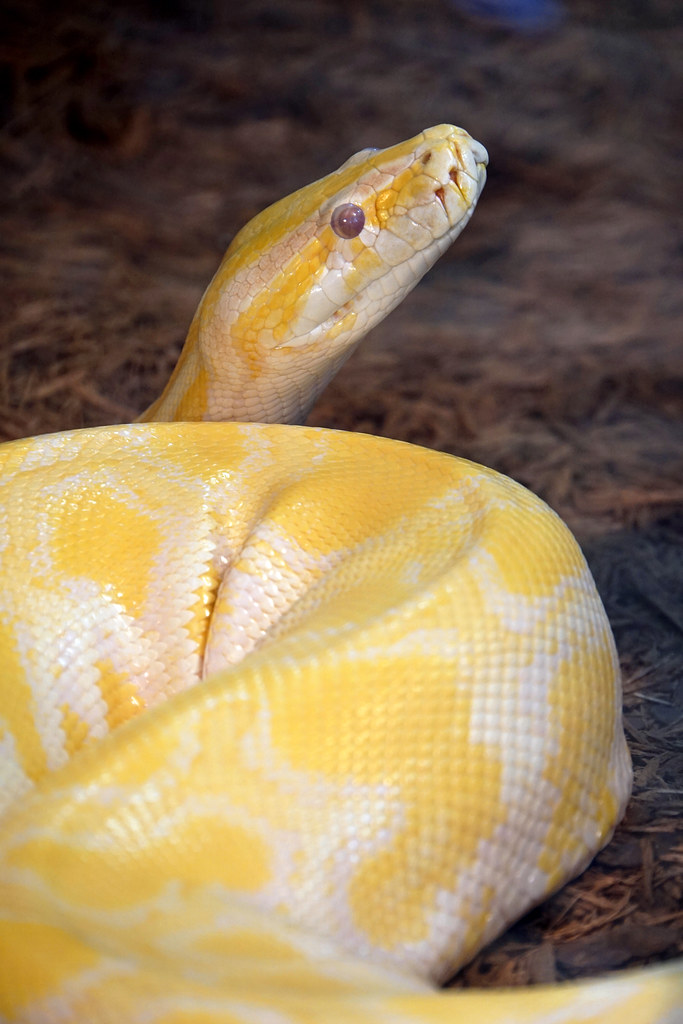
#> input picture Bernat_P/hw_8/2_python.jpg, 683 x 1024 px, found by its file name
$ jupyter execute --allow-errors HomeWork8.ipynb   (shell and % lines are left out)
#> lines starting #> are read from the running program, lines starting #| are printed output that depends on the picture
[cell 1]
class A:

  d = {}
  a = 3


  def __init__(self):
    pass

[cell 2]
class Myclass():

    @staticmethod
    def staticmethod_(x):
      print(x)
      print('static method called')

[cell 3]
Myclass.staticmethod_(5)

[cell 4]
my_obj = Myclass()
#> (the rest of this cell did not finish here and is left out)

Статический метод помогает в достижении инкапсуляции в классе, поскольку он не знает о состоянии текущего экземпляра. Кроме того, статические методы делают код более читабельным и повторно используемым, а также более удобным для импорта по сравнению с обычными функциями, поскольку каждую функцию не нужно отдельно импортировать.

[cell 5]
class Person():
    @staticmethod
    def is_adult(age):
        if age > 18:
            return True
        else:
            return False

[cell 6]
Person.is_adult(23)

[cell 7]
class MyClass:
    @classmethod
    def classmethod(cls):
        print(cls)
        print('Class method called')

[cell 8]
MyClass.classmethod()

@classmethod используется, когда вам нужно получить методы, не относящиеся к какому-либо конкретному экземпляру, но тем не менее, каким-то образом привязанные к классу. Самое интересное в них то, что их можно переопределить дочерними классами.

[cell 9]
class MyClass():

    TOTAL_OBJECTS=0

    def __init__(self):
        MyClass.TOTAL_OBJECTS = MyClass.TOTAL_OBJECTS+1

    @classmethod
    def total_objects(cls):
        print("Total objects: ",cls.TOTAL_OBJECTS)

# Создаем объекты
my_obj1 = MyClass()
my_obj2 = MyClass()
my_obj3 = MyClass()
# Вызываем classmethod
MyClass.total_objects()

Теперь, если мы унаследуем этот класс в дочерний класс и объявим там переменную TOTAL_OBJECTS и вызовем метод класса из дочернего класса, он вернет общее количество объектов для дочернего класса.

[cell 10]
class MyClass():

    TOTAL_OBJECTS=0

    def __init__(self):
        MyClass.TOTAL_OBJECTS = MyClass.TOTAL_OBJECTS+1

    @classmethod
    def total_objects(cls):
        print("Total objects: ", cls.TOTAL_OBJECTS)
# Создаем объекты родительского класса
my_obj1 = MyClass()
my_obj2 = MyClass()
# Создаем дочерний класс
class ChildClass(MyClass):
    TOTAL_OBJECTS=0
    pass
ChildClass.total_objects()

[cell 11]
my_obj_child_1 = ChildClass()
my_obj_child_2 = ChildClass()

[cell 12]
MyClass.total_objects()

[cell 13]
ChildClass.total_objects()

[cell 14]
class Person:
    def __init__(self, name, old):
        self.__name = name
        self.__old = old

    def get_old(self):
        return self.__old

    def set_old(self, old):
        self.__old = old

[cell 15]
p = Person('Сергей', 20)

[cell 16]
p.set_old(35)
print(p.get_old())

[cell 17]
class Person:
    def __init__(self, name, old):
        self.__name = name
        self.__old = old

    def get_old(self):
        print('Вызвал гетер')
        return self.__old

    def set_old(self, old):
        print('Вызвал сетер')
        self.__old = old

    old = property(get_old, set_old)

[cell 18]
p = Person('Сергей', 20)

[cell 19]
p.old

[cell 20]
p.old = 5

[cell 21]
p.old

[cell 22]
p.get_old()

[cell 23]
p.__dict__['old'] = 'old in object p'

[cell 24]
print(p.old, p.__dict__)

[cell 25]
class Person:
    def __init__(self, name, old):
        self.__name = name
        self.__old = old

    @property
    def old(self):
        return self.__old

    @old.setter
    def old(self, old):
        self.__old = old

    @old.deleter
    def old(self):
        del self.__old

[cell 26]
p = Person('Сергей', 20)

[cell 27]
p.old

[cell 28]
class Triangle:

  def __init__(self, s, h):
    self.s = s
    self.h = h

  # первый вариант, сеттер для h и s
  # проперти геттер на S
  # проперти сеттер для h и s
  @property
  def S(self):
    return self.s * self.h / 2

[cell 29]
tr = Triangle(5,4)

[cell 30]
tr.S

[cell 31]
tr.h = 100

### Ленивые операции И и ИЛИ
Если значение высказывания уже ясно исходя из значения левого операнда (того, что *слева* от оператора), то логический оператор "ленится" вычислять правый операнд. Иногда это бывает важно, особенно если вычисление правого операнда невозможно при условии истинности или ложности левого.

В большинстве случаев не важно, какое высказывание стоит слева, а какое справа от И и ИЛИ, поскольку таблица истинности от этого не зависит.
Но вот пример, когда мы явно пользуемся "ленивыми операциями":

[cell 32]
A = "UCAGAGCGGAUAGUGACGC"
i = 10

[cell 33]
i < len(A) and A[i] == 'U'

[cell 34]
A[i] == 'U' and i < len(A)

Если вам показалось, что второе выражение эквивалентно первому, то посмотрите на эту ошибку. Выражения абсолютно те же самые, но значение `i` другое, в результате во втором высказывании возникает ошибка:

[cell 35]
A = "UCAGAGCGGAUAGUGACGC"
i = 20

[cell 36]
i < len(A) and A[i] == 'U'

#> (a cell that did not finish here is left out)

### Функции all и any
Когда требуется осуществить длинное логическое И/ИЛИ с целой последовательностью булевых значений, используются функции `all` и `any`. Они работают с любыми итерируемыми объектами, а значит, их удобно использовать вкупе с генераторами.

Допустим, у студента-биолога есть два набора  матричных РНК. Он хочет определить, во всех ли отрезках есть кодон *метионина* — триплет нуклеотидных остатков, который кодирует аминокислоту *метионин*.

[cell 38]
methionine_code = "AUG"
A = ["GCAAUGGCA", "GCAGUAAAU", "CGAACCAGU"]
B = ["AUGGCAGCA", "GCAUGAAAU", "CGAACCAUG"]

[cell 39]
[methionine_code in gene for gene in A]

[cell 40]
[methionine_code in gene for gene in B]

[cell 41]
all(methionine_code in gene for gene in A)

[cell 42]
all(methionine_code in gene for gene in B)

А теперь его задача узнать, есть ли кодон *метионина* хоть в каком-нибудь отрезке из набора:

[cell 43]
any(methionine_code in gene for gene in A)

## NumPy и логические выражения

### Векторные логические операции
Как вы уже знаете, операции с массивами NumPy векторные, то есть они выполняются сразу со всеми элементами массива. Это касается не только домножений на число и применений функций NumPy, но и логических операций:

[cell 44]
import numpy as np
A = np.array([10, 53, 61, 23, 66, 12, 63, 63, 36, 77, 91, 82]).reshape((3, 4))
print(A)
print(A > 50)

Ценно то, что такой **массив логических значений может быть использован для доступа к элементам исходного массива** как на чтение, так и на запись. Для этого важно совпадение `shape` данных массивов. Можно считать, что логический массив является как бы "маской доступа" к элементам исходного массива.

Теперь мы можем занулить элементы по некоторому условию:

#> (a cell that did not finish here is left out)

[cell 46]
B = A.copy()
B[B > 50] *= 10
print(B)

Или поменять им знак:

[cell 47]
B = A.copy()
B[B > 50] *= -1  # Домножить на минус единицу.
print(B)

Тем же синтаксисом может быть выполнена операция с картинкой, изменяющая значение цветового канала пикселя по условию на значение этого канала пикселя.

[cell 48]
import matplotlib.pyplot as plt
image = plt.imread("2_python.jpg")
#> image is the input picture: shape (1024, 683, 3); mean R, G, B 147, 125.3, 92.5
plt.imshow(image)

[cell 49]
image.shape
#> Out = (1024, 683, 3)

[cell 50]
data = image.copy()
data[data > 220] = 0
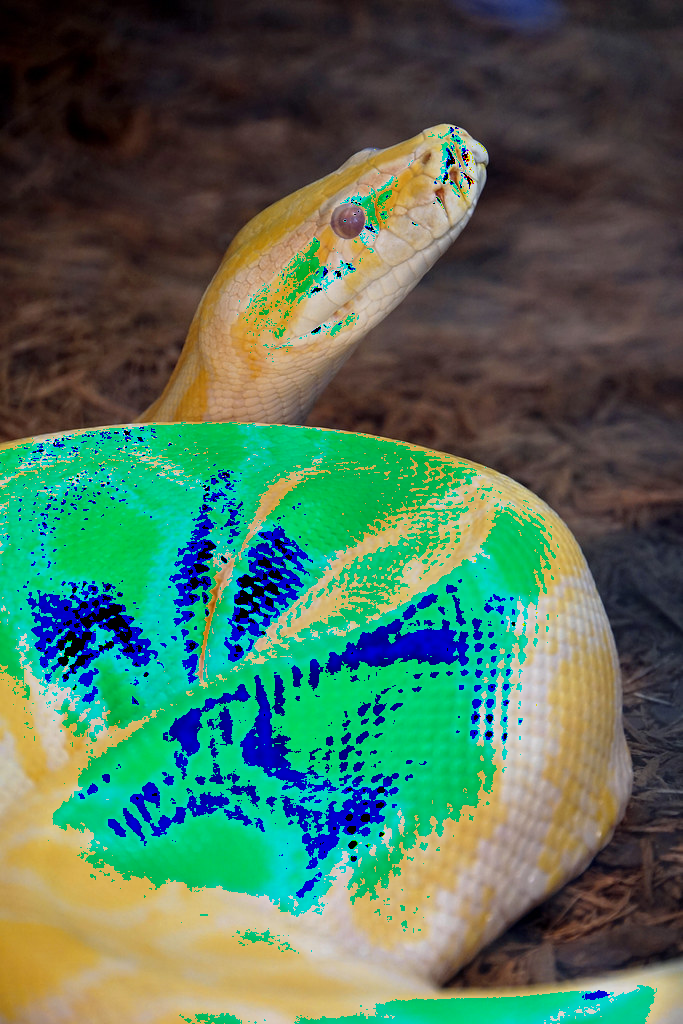
#> data: shape (1024, 683, 3); mean R, G, B 79.2, 113.2, 90.8
plt.imshow(data)

#### Логические операции с логическими массивами NumPy
Раз массивы логических значений так удобны, стоит узнать как осуществлять с ними массовые, *векторные логические операции*.
Создадим два логических массива для экспериментов:

[cell 51]
import numpy as np
A = np.array([False, False, True, True])
B = np.array([False, True, False, True])

Однако логические операции `and`, `or` и `not` с массивами NumPy не работают!

#> (a cell that did not finish here is left out)

Зато работают операции `&`, `|`, `~`:

[cell 53]
print(A)
print(B)
print(A & B)

[cell 54]
print(A)
print(B)
print(A | B)

[cell 55]
print(A)
print(~A)

###  Редукция массивов NumPy методами any и all
Для редукции логического массива лучше пользоваться не стандартными `all` и `any`, а **аналогичными методами** массива:

[cell 56]
import numpy as np
logical_array = np.array([[ True,  True,  True,  True,  True],
                          [ True, False, False, False,  True],
                          [False,  True, False, False,  True],
                          [False, False, False, False,  True]])

#> (a cell that did not finish here is left out)

[cell 58]
logical_array.all()

При этом в NumPy можно провести редукцию логического массива по конкретной оси!

Для этого в параметре метода укажем индекс оси:

[cell 59]
logical_array.any(0)

[cell 60]
logical_array.any(1)

[cell 61]
logical_array.all(0)

[cell 62]
logical_array.all(1)

## Основы работы с данными в Pandas
Pandas — популярная библиотека для работы с табличными данными различных типов.
С её помощью загрузка файла в формате CSV или XLS становится примитивной:

[cell 63]
import pandas as pd
#> (the rest of this cell did not finish here and is left out)

Что за тип у объекта, который хранит считанные из файла данные?

[cell 64]
type(data)

`DataFrame` — основной тип библиотеки Pandas, и почти все операции над листом с данными будут осуществляться через его методы.

Размеры листа хранятся в *атрибуте* `shape`:

[cell 65]
data.shape
#> Out = (1024, 683, 3)
